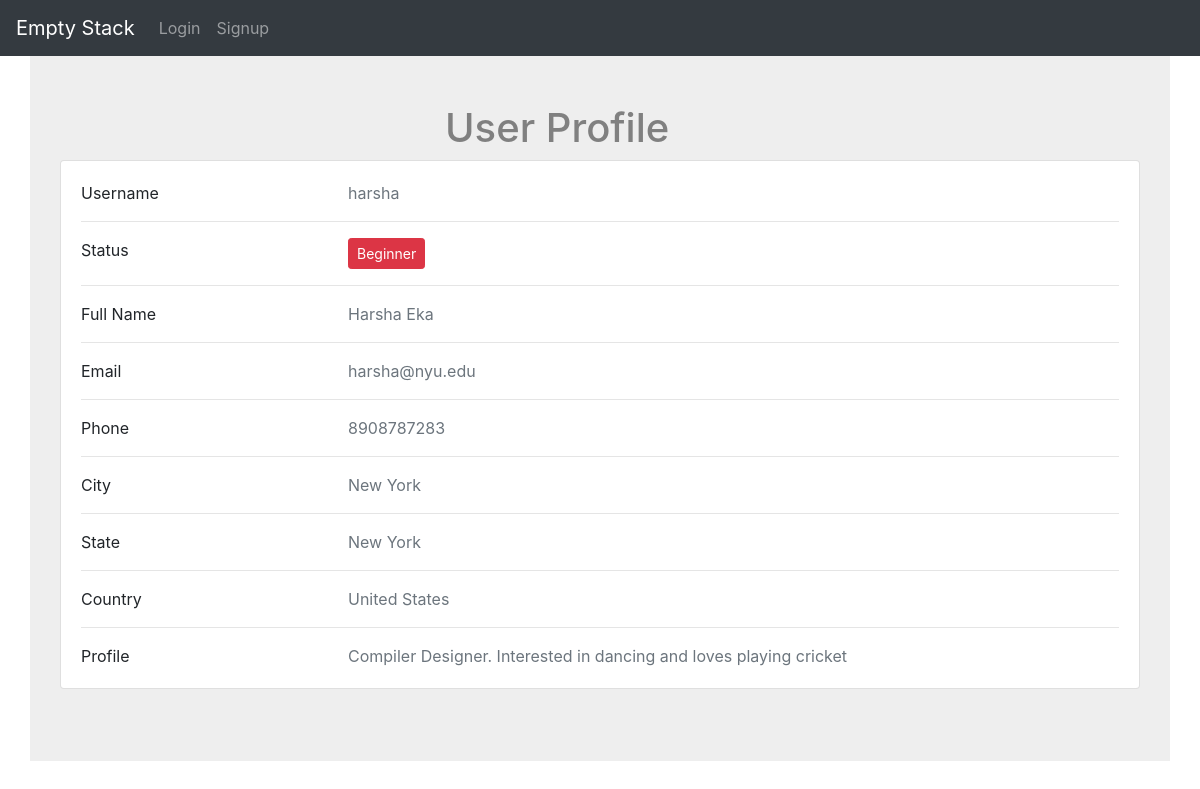
The page /profile/3 on the database its author committed.
### app.py (models this page shows)
class Users(db.Model):
    userid = db.Column(db.Integer, primary_key=True, autoincrement=True)
    username = db.Column(db.String, unique=True)
    firstname = db.Column(db.String)
    lastname = db.Column(db.String)
    email = db.Column(db.String)
    phone = db.Column(db.String)
    profile = db.Column(db.Text)
    rating = db.Column(db.Integer, default=0)
    city = db.Column(db.String)
    state = db.Column(db.String)
    country = db.Column(db.String)

### app.py (the view)
@app.route('/profile/<userid>', methods=['POST', 'GET'])
def profile(userid):
    user = Users.query.filter_by(userid=userid).first()
    return render_template('show_profile.html', user=user)

### templates/show_profile.html (shortened to what this page needs)
{% extends "base.html" %}
{% import "bootstrap/wtf.html" as wtf %}
{% block content %}
    <div style="background-color: #eee;" class="container py-5">
        <h1 style="padding-left:400px">User Profile</h1>
        <div class="col-lg-12">
            <div class="card mb-4">
                <div class="card-body">
                    <div class="row">
                        <div class="col-sm-3">
                            <p class="mb-0">Username</p>
                        </div>
                        <div class="col-sm-9">
                            <p class="text-muted mb-0">{{ user.username }}</p>
                        </div>
                    </div>
                    <hr>
                    <div class="row">
                        <div class="col-sm-3">
                            <p class="mb-0">Status</p>
                        </div>
                        <div class="col-sm-9">
                            {% if user.rating<100 %}
                                <button type="button" class="btn btn-danger btn-sm">
                                    Beginner
                                </button>
                            {% elif user.rating<150  %}
                                <button type="button" class="btn btn-warning btn-sm">
                                    Intermediate
                                </button>
                            {% else %}
                                <button type="button" class="btn btn-success btn-sm">
                                    Master
                                </button>
                            {% endif %}
                        </div>
                    </div>
                    <hr>
                    <div class="row">
                        <div class="col-sm-3">
                            <p class="mb-0">Full Name</p>
                        </div>
                        <div class="col-sm-9">
                            <p class="text-muted mb-0">{{ user.firstname+" "+user.lastname }}</p>
                        </div>
                    </div>
                    <hr>
                    <div class="row">
                        <div class="col-sm-3">
                            <p class="mb-0">Email</p>
                        </div>
                        <div class="col-sm-9">
                            <p class="text-muted mb-0">{{ user.email }}</p>
                        </div>
                    </div>
                    <hr>
                    <div class="row">
                        <div class="col-sm-3">
                            <p class="mb-0">Phone</p>
                        </div>
                        <div class="col-sm-9">
                            <p class="text-muted mb-0">{{ user.phone }}</p>
                        </div>
                    </div>
                    <hr>
                    <div class="row">
                        <div class="col-sm-3">
                            <p class="mb-0">City</p>
                        </div>
                        <div class="col-sm-9">
                            <p class="text-muted mb-0">{{ user.city }}</p>
                        </div>
                    </div>
                    <hr>
                    <div class="row">
                        <div class="col-sm-3">
                            <p class="mb-0">State</p>
                        </div>
                        <div class="col-sm-9">
                            <p class="text-muted mb-0">{{ user.state }}</p>
                        </div>
                    </div>
                    <hr>
                    <div class="row">
                        <div class="col-sm-3">
                            <p class="mb-0">Country</p>
                        </div>
                        <div class="col-sm-9">
                            <p class="text-muted mb-0">{{ user.country }}</p>
                        </div>
                    </div>
                    <hr>
                    <div class="row">
                        <div class="col-sm-3">
                            <p class="mb-0">Profile</p>
                        </div>
                        <div class="col-sm-9">
                            <p class="text-muted mb-0">{{ user.profile }}</p>
                        </div>
                    </div>
                </div>
            </div>
        </div>
    </div>
{% endblock %}

### static/css/main.css (style rules this page uses)
h1 { color: grey; }

### rows shown on the page
Users: username "harsha", firstname+lastname "Harsha Eka", email "harsha@nyu.edu", phone "8908787283", city "New York", state "New York", country "United States", profile "Compiler Designer. Interested in dancing and loves playing cricket"
